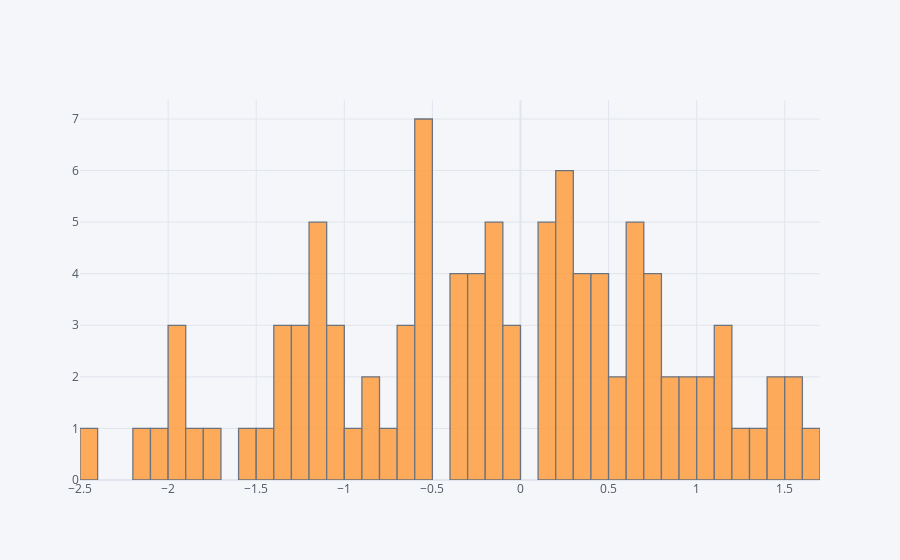

Notebook code for this chart:
### Code cell
df1["A"].iplot(kind= "hist", bins=50)

### Figure 1 — Plotly figure (JSON) as saved in the notebook; plotly's stock layout.template omitted (floating-point values rounded to 4 significant figures)
{"data": [{"histfunc": "count", "histnorm": "", "marker": {"color": "rgba(255, 153, 51, 1.0)", "line": {"color": "#4D5663", "width": 1.3}}, "name": "A", "nbinsx": 50, "opacity": 0.8, "orientation": "v", "type": "histogram", "x": [0.225, -0.1426, -0.2551, 0.6856, 1.67, -0.6277, -0.3676, 0.8601, 0.303, 1.487, -1.14, -0.1036, -1.227, 1.052, 0.1811, -0.6225, -1.191, 0.6506, -1.031, -0.322, 0.6202, -0.3137, 0.3122, 0.902, 0.7314, -0.8403, -1.12, 0.2284, -0.2155, -0.07777, -2.198, -0.2884, -0.1224, -1.358, 0.2133, 0.4607, 0.7963, 0.1095, -0.6103, 1.133, -0.5066, 0.3746, 0.7946, 1.147, -2.055, 0.101, 0.6645, -2.413, 0.5122, 1.403, 0.2491, -1.487, -1.366, -0.152, 0.4089, 0.2892, -0.5477, -1.003, -1.978, -1.56, 1.188, -0.5515, -1.24, 1.362, 0.6178, 0.9377, 0.4036, -1.926, -0.3933, -0.1896, 0.4309, 0.1342, -1.848, 1.277, 0.5536, 0.7451, -1.189, 0.8086, -0.04921, 0.1823, 1.099, -1.906, -0.5388, 0.2846, -1.711, 0.3518, -1.301, -0.9109, -0.8382, 1.512, -0.5257, -0.528, 1.501, -1.188, -1.272, -0.2507, -1.008, -0.7425, -0.5971, -0.06812]}], "layout": {"barmode": "overlay", "legend": {"bgcolor": "#F5F6F9", "font": {"color": "#4D5663"}}, "paper_bgcolor": "#F5F6F9", "plot_bgcolor": "#F5F6F9", "title": {"font": {"color": "#4D5663"}}, "xaxis": {"gridcolor": "#E1E5ED", "showgrid": true, "tickfont": {"color": "#4D5663"}, "title": {"font": {"color": "#4D5663"}, "text": ""}, "zerolinecolor": "#E1E5ED"}, "yaxis": {"gridcolor": "#E1E5ED", "showgrid": true, "tickfont": {"color": "#4D5663"}, "title": {"font": {"color": "#4D5663"}, "text": ""}, "zerolinecolor": "#E1E5ED"}}}
